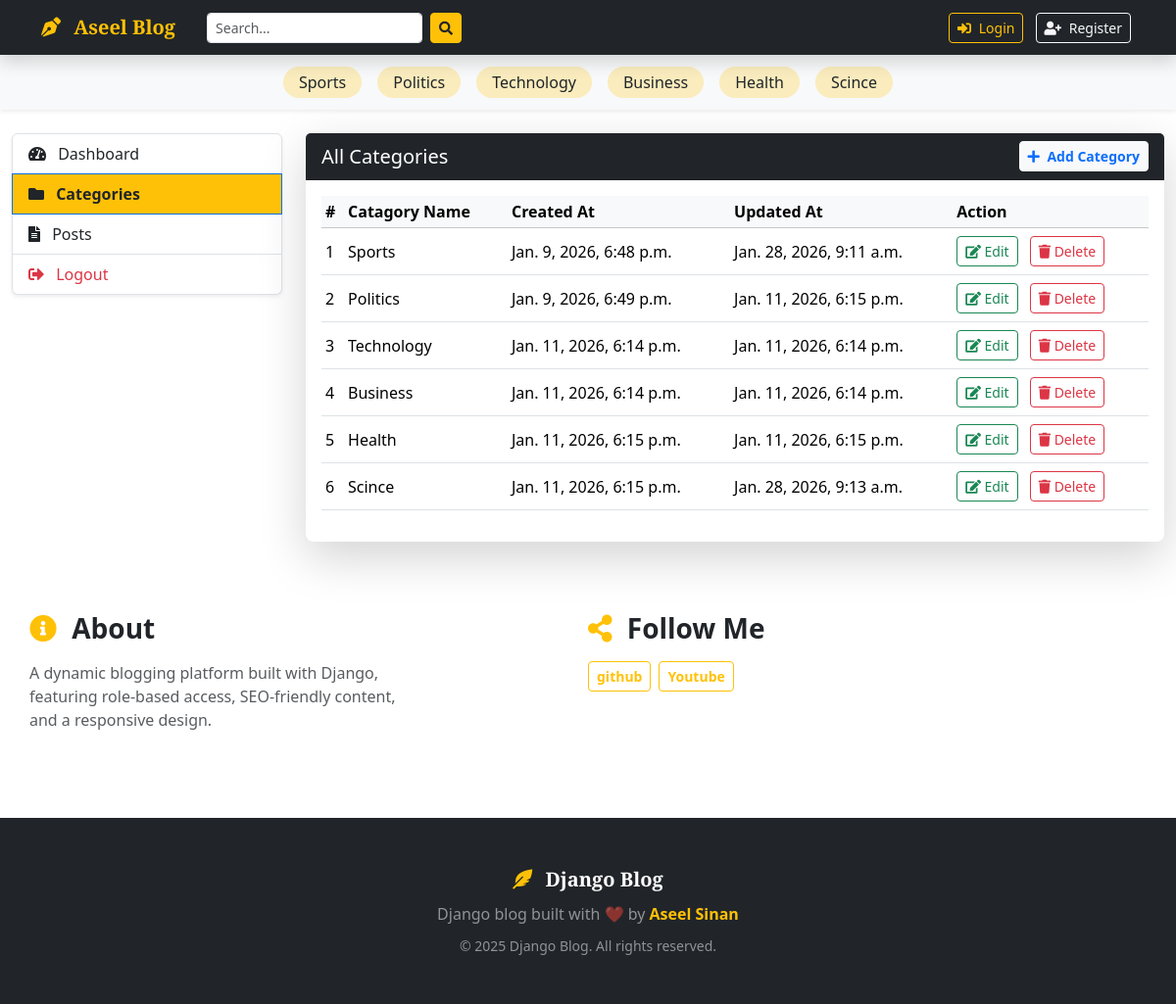
The page /dashboard/catagories/ on the database as committed earlier.
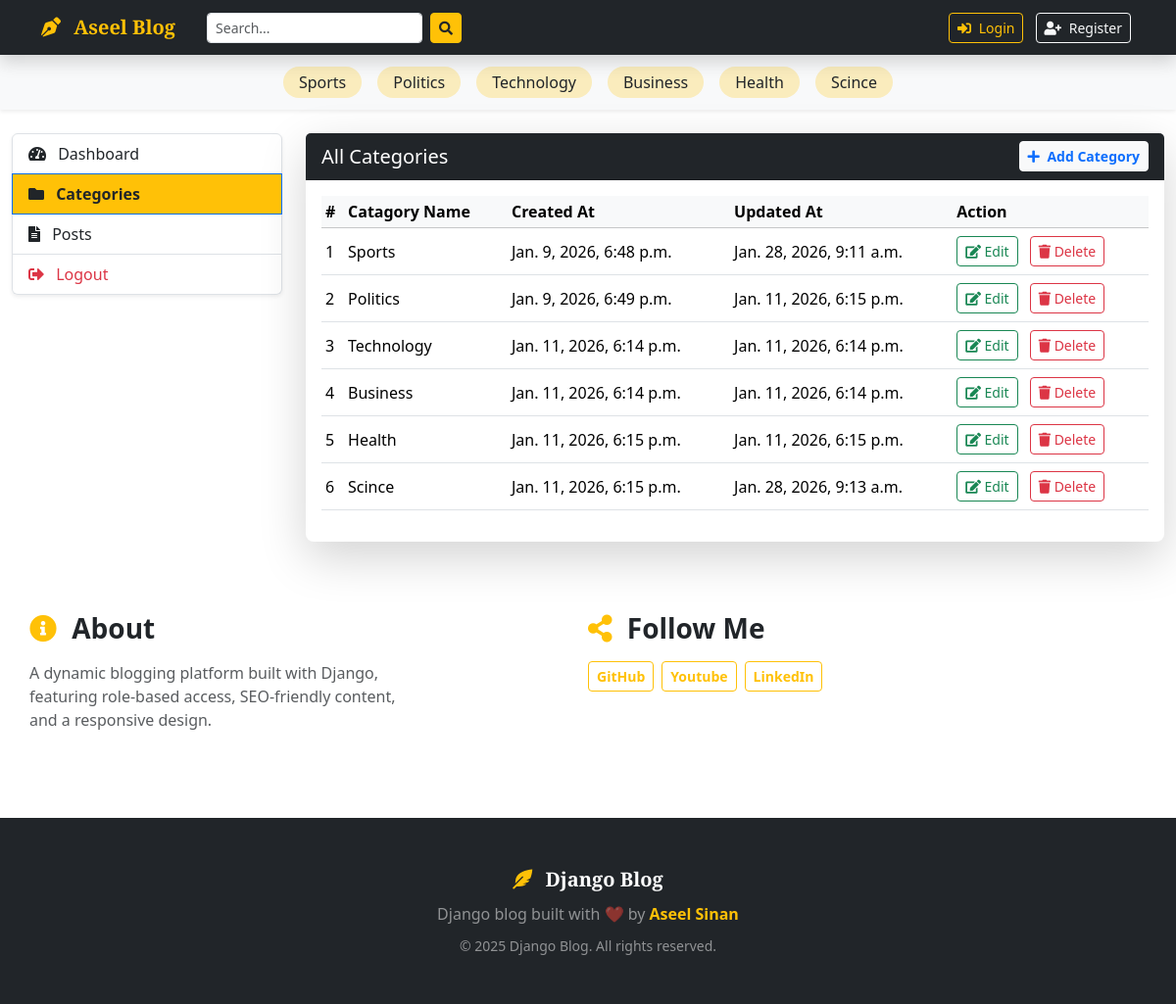
The same page on the database as committed later.
### Blogs/models.py (models this page shows, shortened)
class Catagory(models.Model):
    catagory_name=models.CharField(max_length=50,unique=True)
    created_at =models.DateTimeField(auto_now_add=True)
    updated_at =models.DateTimeField(auto_now=True)
    class Meta:
        verbose_name_plural='catagories'

class About(models.Model):
    about_heading=models.CharField( max_length=25)
    about_description =models.TextField(max_length=255)
    created_at =models.DateTimeField(auto_now_add=True)
    updated_at =models.DateTimeField(auto_now=True)
    class Meta:
        verbose_name_plural='About'

class SocialMediaLinks(models.Model):
    platform=models.CharField( max_length=26)
    link=models.URLField(max_length=100)
    created_at =models.DateTimeField(auto_now_add=True)
    updated_at =models.DateTimeField(auto_now=True)

### Dashboards/views.py (the view)
# urls.py: path('catagories/',views.catagories,name='dashboard_categories'),
def catagories(request):
    return render(request,'Dashboard/catagories.html')

### Blogs/context_processors.py (called while the page is built)
def get_catagories(request):
    catagories=models.Catagory.objects.all()
    return dict(catagories=catagories)

def socialMedia(request):
    socialMedia=models.SocialMediaLinks.objects.all()
    return dict(socialMedia=socialMedia)

def aboutUs(request):
    try:
        about=models.About.objects.get()
    except:
        about=None
    return dict(about=about)

### BlogApp/templates/Dashboard/catagories.html (shortened to what this page needs)
{% extends 'base.html' %} {% block content %}
<div class="container-fluid" style="max-width: 1200px;margin: auto;">
  <div class="row">
    {%include 'Dashboard/sidebar.html'%}
   <div class="col-12 col-md-9">
      <div class="card shadow-lg border-0 rounded-3">
        <div class="card-header bg-dark text-white d-flex justify-content-between align-items-center flex-wrap">
          <h5 class="mb-0">All Categories</h5>
          <a href="{% url 'add_catagory' %}" class="btn btn-sm btn-light text-primary fw-bold mt-2 mt-md-0">
            <i class="fas fa-plus me-1"></i> Add Category
          </a>
        </div>
        <div class="card-body">
          <div class="table-responsive">
            <table class="table table-hover table-sm align-middle">
              <thead class="table-light">
                <tr>
                  <th >#</th>
                  <th >Catagory Name</th>
                  <th >Created At</th>
                  <th >Updated At </th>
                  <th >Action</th>
                </tr>
              </thead>
              <tbody>
                {%for catagory in catagories%}
                <tr>
                  <td>{{forloop.counter}}</td>
                  <td>{{catagory.catagory_name}}</td>
                  <td>{{catagory.created_at}}</td>
                  <td>{{catagory.updated_at}}</td>
                  <td>
                    <a href="{% url 'edit_catagory' catagory.id %}" class="btn btn-sm btn-outline-success me-2 my-1">
                      <i class="fas fa-edit"></i> Edit
                    </a>
                    <a href ="{%url 'delete_catagory' catagory.id%}"class="btn btn-sm btn-outline-danger">
                      <i class="fas fa-trash"></i> Delete
                    </a>
                  </td>
                </tr>
               {% endfor %}
              </tbody>
            </table>
          </div>
        </div>
      </div>
    </div>
  </div>
</div>
{% endblock %}

### BlogApp/templates/base.html (shortened to what this page needs)
{% load static %}
<!doctype html>
<html lang="en">
  <head>
    <link
      href="https://cdn.jsdelivr.net/npm/bootstrap@5.3.2/dist/css/bootstrap.min.css"
      rel="stylesheet"
    />
    <link
      rel="stylesheet"
      href="https://cdnjs.cloudflare.com/ajax/libs/font-awesome/5.15.4/css/all.min.css"
    />
  </head>
  <body>
    <nav
      class="navbar navbar-expand-lg navbar-dark bg-dark sticky-top shadow main-navbar"
    >
      <div class="container">
        <a class="navbar-brand fw-bold text-warning" href="/">
          <i class="fas fa-pen-nib me-2"></i>
          <span style="font-family: &quot;Playfair Display&quot;, serif"
            >Aseel Blog</span
          >
        </a>
        <div class="collapse navbar-collapse" id="mainNavbar">
          <form
            class="d-flex mx-lg-3 my-2 my-lg-0"
            method="get"
            action="{% url 'search' %}"
          >
            <input
              class="form-control form-control-sm me-2"
              type="search"
              name="keyword"
              placeholder="Search..."
              aria-label="Search"
            />
            <button class="btn btn-warning btn-sm text-dark" type="submit">
              <i class="fas fa-search"></i>
            </button>
          </form>
          <div class="ms-auto">
            {%if not user.is_authenticated%}
            <a
              class="btn btn-outline-warning btn-sm mx-1"
              href="{%url 'login'%}"
            >
              <i class="fas fa-sign-in-alt me-1"></i> Login
            </a>
            <a
              class="btn btn-outline-light btn-sm mx-1"
              href="{%url 'register' %}"
            >
              <i class="fas fa-user-plus me-1"></i> Register
            </a>
            {%endif%}
          </div>
        </div>
      </div>
    </nav>
    <div class="category-bar shadow-sm bg-light py-2">
      <div class="container">
        <div class="cat-scroll d-flex justify-content-center flex-wrap">
          {% for catagory in catagories %}
          <a
            href="{% url 'posts_by_catagory' catagory.id %}"
            class="my-1 mx-2 px-3 py-1 text-dark text-decoration-none rounded-pill bg-warning bg-opacity-25"
            style="transition: all 0.3s ease"
          >
            {{ catagory.catagory_name }}
          </a>
          {% endfor %}
        </div>
      </div>
    </div>
    <main class="py-4">{% block content %}{% endblock %}</main>
    <div class="container py-5">
      <div class="row gy-4">
        <div class="card-body col-12 col-md-6" >
          <h3 class="fw-bold mb-3">
            <i class="fas fa-info-circle text-warning me-2"></i>
            {{about.about_heading}}
          </h3>
          <p class="text-muted" style='max-width:400px;'>{{ about.about_description }}</p>
        </div>
        <div class="card-body  col-12 col-md-6">
          <h3 class="fw-bold mb-3">
            <i class="fas fa-share-alt text-warning me-2"></i> Follow Me
          </h3>
          <div class="d-flex flex-wrap gap-2">
            {% for account in socialMedia %}
            <a
              href="{{ account.link }}"
              class="btn btn-outline-warning btn-sm fw-bold"
            >
              {{ account.platform }}
            </a>
            {% endfor %}
          </div>
        </div>
      </div>
    </div>
    <footer class="site-footer bg-dark text-white py-5 mt-4">
      <div class="container text-center">
        <div
          class="mb-2 fw-bold"
          style="
            font-family: &quot;Playfair Display&quot;, serif;
            font-size: 1.25rem;
          "
        >
          <i class="fas fa-feather-alt text-warning me-2"></i> Django Blog
        </div>
        <p class="mb-2 text-white-50">
          Django blog built with ❤️ by
          <a href="https://github.com/aseelsinan" class="text-warning fw-bold text-decoration-none"
            >Aseel Sinan</a
          >
        </p>
        <small class="text-white-50"
          >© 2025 Django Blog. All rights reserved.</small
        >
      </div>
    </footer>
  </body>
</html>

### BlogApp/templates/Dashboard/sidebar.html (shortened to what this page needs)
   <div class="col-12 col-md-3 mb-3">
      <div class="list-group shadow-sm">
        <a href="{%url 'dashboard' %}"class="list-group-item list-group-item-action "><i class="fas fa-tachometer-alt me-2"></i> Dashboard</a>
     <a href="{% url 'dashboard_categories' %}"
   class="list-group-item list-group-item-action {% if   request.resolver_match.url_name == 'dashboard_categories' %}active bg-warning text-dark fw-bold{% endif %}">
   <i class="fas fa-folder me-2"></i> Categories
</a>
        <a href="{%url 'posts'%}" class="list-group-item list-group-item-action {% if   request.resolver_match.url_name == 'posts' %}active bg-warning text-dark fw-bold{% endif %}">
          <i class="fas fa-file-alt me-2"></i> Posts
        </a>
        <a
          href="{% url 'logout' %}"
          class="list-group-item list-group-item-action text-danger"
        >
          <i class="fas fa-sign-out-alt me-2"></i> Logout
        </a>
      </div>
    </div>

Rows that differ between the two databases and show on the page:
changed SocialMediaLinks: platform "github" → "GitHub"
added SocialMediaLinks: platform "LinkedIn"
